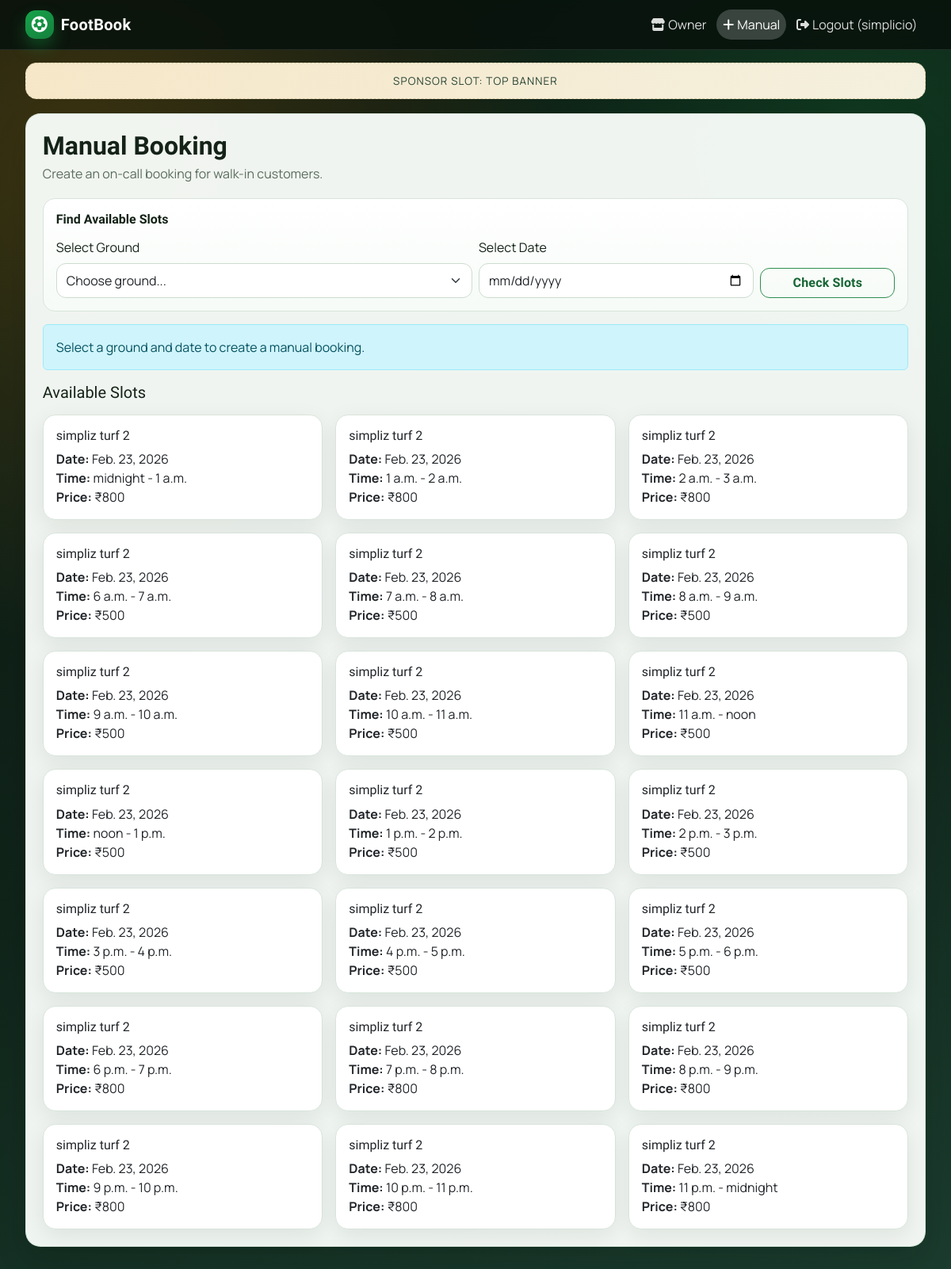
The page /owner/manual/ (signed in) on the database its author committed.
### accounts/models.py (models this page shows, shortened)
class User(AbstractBaseUser, PermissionsMixin):
    ROLE_CHOICES = (
        ('admin', 'Admin'),
        ('owner', 'Ground Owner'),
        ('customer', 'Customer'),
    )
    email = models.EmailField(unique=True)
    phone_number = models.CharField(max_length=15, unique=True)
    name = models.CharField(max_length=100)
    role = models.CharField(max_length=10, choices=ROLE_CHOICES)
    is_active = models.BooleanField(default=True)
    is_staff = models.BooleanField(default=False)
    email_verified = models.BooleanField(default=False)
    date_joined = models.DateTimeField(default=timezone.now)
    USERNAME_FIELD = 'email'
    REQUIRED_FIELDS = ['phone_number', 'name']
    objects = UserManager()

### bookings/models.py (models this page shows, shortened)
class Slot(models.Model):
    ground = models.ForeignKey(Ground, on_delete=models.CASCADE)
    date = models.DateField()
    start_time = models.TimeField()
    end_time = models.TimeField()
    is_booked = models.BooleanField(default=False)
    class Meta:
        unique_together = ('ground', 'date', 'start_time')

### grounds/models.py (models this page shows, shortened)
class Ground(models.Model):
    name = models.CharField(max_length=100)
    location = models.CharField(max_length=200)
    image = models.CharField(max_length=300, blank=True, null=True)
    latitude = models.DecimalField(max_digits=9, decimal_places=6, null=True, blank=True)
    longitude = models.DecimalField(max_digits=9, decimal_places=6, null=True, blank=True)
    owner = models.ForeignKey(
        settings.AUTH_USER_MODEL,
        on_delete=models.CASCADE,
        limit_choices_to={'role': 'owner'}
    )
    day_price = models.PositiveIntegerField()
    night_price = models.PositiveIntegerField()
    opening_time = models.TimeField()
    closing_time = models.TimeField()
    is_active = models.BooleanField(default=True)
    created_at = models.DateTimeField(auto_now_add=True)

### bookings/views.py (the view, shortened to what this page needs)
# urls.py: path('owner/manual/', views.owner_manual_booking, name='owner_manual_booking'),
@login_required
def owner_manual_booking(request):
    owner = request.user
    grounds = Ground.objects.filter(owner=owner)
    selected_ground = None
    selected_date = None
    slots = []
    ground_id = request.GET.get('ground')
    date_str = request.GET.get('date')
    if ground_id:
        try:
            selected_ground = Ground.objects.get(id=ground_id, owner=owner)
        except Ground.DoesNotExist:
            selected_ground = None
    if date_str:
        try:
            selected_date = timezone.datetime.strptime(date_str, '%Y-%m-%d').date()
        except Exception:
            selected_date = None
    if selected_ground and selected_date:
        slots_qs = Slot.objects.filter(ground=selected_ground, date=selected_date, is_booked=False).order_by('start_time')
        for s in slots_qs:
            price = s.ground.day_price if 6 <= s.start_time.hour < 18 else s.ground.night_price
            slots.append({'slot': s, 'price': price})
    else:
        slots_qs = Slot.objects.filter(ground__in=grounds, is_booked=False, date__gte=timezone.localdate()).order_by('date', 'start_time')
        for s in slots_qs:
            price = s.ground.day_price if 6 <= s.start_time.hour < 18 else s.ground.night_price
            slots.append({'slot': s, 'price': price})
    return render(request, 'owner/manual_booking.html', {
        'grounds': grounds,
        'slots': slots,
        'selected_ground': selected_ground,
        'selected_date': selected_date,
    })

### templates/owner/manual_booking.html (shortened to what this page needs)
{% extends 'base/base.html' %}
{% block content %}
<div class="page-shell">
  <div class="page-header">
    <div>
      <h2>Manual Booking</h2>
      <p class="page-subtitle">Create an on-call booking for walk-in customers.</p>
    </div>
  </div>
  <div class="panel-soft mb-3">
    <h6 class="panel-title">Find Available Slots</h6>
    <form method="get">
      <div class="row g-2 align-items-end">
        <div class="col-md-6">
          <label for="ground" class="form-label">Select Ground</label>
          <select name="ground" id="ground" class="form-select">
            <option value="">Choose ground...</option>
          </select>
        </div>
        <div class="col-md-4">
          <label for="date" class="form-label">Select Date</label>
          <input type="date" name="date" id="date" class="form-control" value="{% if selected_date %}{{ selected_date|date:'Y-m-d' }}{% endif %}">
        </div>
        <div class="col-md-2">
          <button class="btn btn-outline-primary w-100">Check Slots</button>
        </div>
      </div>
    </form>
  </div>
  {% if selected_ground and selected_date %}
    <div class="panel-soft mb-4">
      <h6 class="panel-title">Create Booking</h6>
      <form method="post">
        {% csrf_token %}
        <div class="row g-3 align-items-end">
          <div class="col-md-5">
            <label for="slot" class="form-label">Select Slot</label>
            <select name="slot" id="slot" class="form-select" required>
              <option value="">Choose a slot...</option>
              {% for obj in slots %}
                {% with slot=obj.slot %}
                <option value="{{ slot.id }}">{{ slot.start_time }} - {{ slot.end_time }} (₹{{ obj.price }})</option>
                {% endwith %}
              {% endfor %}
            </select>
          </div>
          <div class="col-md-4">
            <label for="name" class="form-label">Customer Name</label>
            <input type="text" name="name" id="name" class="form-control" required>
          </div>
          <div class="col-md-3">
            <label for="phone" class="form-label">Phone Number</label>
            <input type="tel" name="phone" id="phone" class="form-control" required>
          </div>
        </div>
        <button type="submit" class="btn btn-primary mt-3">Create Manual Booking</button>
      </form>
    </div>
  {% else %}
    <div class="alert alert-info">Select a ground and date to create a manual booking.</div>
  {% endif %}
  <div>
    <h5 class="mb-3">Available Slots</h5>
    <div class="row g-3">
      {% for obj in slots %}
        <div class="col-md-6 col-lg-4">
          <div class="card h-100">
            <div class="card-body">
              {% with slot=obj.slot %}
                <h6 class="card-title mb-2">{{ slot.ground.name }}</h6>
                <p class="card-text mb-0">
                  <strong>Date:</strong> {{ slot.date }}<br>
                  <strong>Time:</strong> {{ slot.start_time }} - {{ slot.end_time }}<br>
                  <strong>Price:</strong> ₹{{ obj.price }}
                </p>
              {% endwith %}
            </div>
          </div>
        </div>
      {% empty %}
        <div class="col-12">
          <p class="text-muted mb-0">No slots found for the selected criteria.</p>
        </div>
      {% endfor %}
    </div>
  </div>
</div>
{% endblock %}

### templates/base/base.html (shortened to what this page needs)
<!DOCTYPE html>
<html lang="en">
<head>
  {% load static %}
  <link href="https://cdn.jsdelivr.net/npm/bootstrap@5.3.2/dist/css/bootstrap.min.css" rel="stylesheet">
  <link href="https://cdnjs.cloudflare.com/ajax/libs/font-awesome/6.4.0/css/all.min.css" rel="stylesheet">
  <link rel="stylesheet" href="{% static 'css/style.css' %}">
</head>
<body>
<nav class="navbar navbar-expand-lg site-navbar">
  <div class="container-fluid">
    <a class="navbar-brand d-flex align-items-center" href="/">
      <span class="brand-icon"><i class="fas fa-futbol" aria-hidden="true"></i></span>
      <span class="brand-text">FootBook</span>
    </a>
    <div class="collapse navbar-collapse" id="mainNavbar">
      <ul class="navbar-nav ms-auto mb-2 mb-lg-0">
        {% if user.is_authenticated %}
          {% if user.role == 'admin' %}
            <li class="nav-item"><a class="nav-link" href="{% url 'admin_dashboard' %}"><i class="fas fa-tools me-1"></i>Admin</a></li>
            <li class="nav-item"><a class="nav-link" href="{% url 'create_ground_owner' %}"><i class="fas fa-user-plus me-1"></i>Owners</a></li>
          {% elif user.role == 'owner' %}
            <li class="nav-item"><a class="nav-link" href="{% url 'owner_dashboard' %}"><i class="fas fa-store me-1"></i>Owner</a></li>
            <li class="nav-item"><a class="nav-link" href="{% url 'owner_manual_booking' %}"><i class="fas fa-plus me-1"></i>Manual</a></li>
          {% else %}
            <li class="nav-item"><a class="nav-link" href="{% url 'customer_dashboard' %}"><i class="fas fa-user me-1"></i>Dashboard</a></li>
            <li class="nav-item"><a class="nav-link" href="/my-bookings/"><i class="fas fa-calendar-check me-1"></i>My Bookings</a></li>
          {% endif %}
          <li class="nav-item"><a class="nav-link" href="{% url 'logout' %}"><i class="fas fa-sign-out-alt me-1"></i>Logout ({{ user.name }})</a></li>
        {% else %}
          <li class="nav-item"><a class="nav-link" href="{% url 'login' %}"><i class="fas fa-sign-in-alt me-1"></i>Login</a></li>
          <li class="nav-item"><a class="nav-link" href="{% url 'register' %}"><i class="fas fa-user-plus me-1"></i>Register</a></li>
        {% endif %}
      </ul>
    </div>
  </div>
</nav>
<div class="container mt-3">
  <div class="ad-shell text-center">Sponsor Slot: top banner</div>
</div>
<main class="container app-main">
  {% block content %}{% endblock %}
</main>
</body>
</html>

### static/css/style.css (style rules this page uses)
:root { --bg-main: #0e1a13; --bg-accent: #1f3a2e; --bg-soft: #f2f7f4; --surface: #ffffff; --surface-muted: #f7fbf8; --text-main: #142217; --text-soft: #5b6c5e; --line: #d8e4db; --brand: #16a34a; --brand-dark: #15803d; --highlight: #f59e0b; --danger: #dc2626; --shadow: 0 18px 40px rgba(6, 20, 10, 0.12); }
@media (prefers-reduced-motion: no-preference) { :root { scroll-behavior: smooth; } }
body { min-height: 100vh; margin: 0; font-family: 'Manrope', 'Segoe UI', sans-serif; color: var(--text-main); background: radial-gradient(circle at 8% 12%, rgba(245, 158, 11, 0.2), transparent 34%), radial-gradient(circle at 90% 10%, rgba(22, 163, 74, 0.2), transparent 32%), linear-gradient(160deg, #0d1711 0%, #10241a 56%, #1b3d2f 100%); -webkit-font-smoothing: antialiased; overflow-x: hidden; }
body::before { content: ''; position: fixed; inset: 0; pointer-events: none; z-index: -1; background-image: linear-gradient(rgba(255, 255, 255, 0.04) 1px, transparent 1px), linear-gradient(90deg, rgba(255, 255, 255, 0.04) 1px, transparent 1px); background-size: 40px 40px; opacity: 0.14; }
h1, h2, h3, h4, h5, h6, .navbar-brand, .btn { font-family: 'Sora', 'Manrope', sans-serif; }
.container, .container-fluid { max-width: 1160px; }
.app-main { margin-top: 1.1rem; margin-bottom: 2rem; padding-bottom: 2.5rem; }
.site-navbar { backdrop-filter: blur(8px); background: rgba(8, 18, 12, 0.86); border-bottom: 1px solid rgba(255, 255, 255, 0.1); }
.navbar-brand { font-weight: 800; letter-spacing: 0.3px; }
.brand-icon { width: 2.25rem; height: 2.25rem; border-radius: 0.8rem; display: inline-flex; align-items: center; justify-content: center; color: #fff; background: linear-gradient(145deg, #16a34a, #15803d); box-shadow: 0 10px 20px rgba(22, 163, 74, 0.35); }
.brand-text { margin-left: 0.55rem; color: #fff; }
.site-navbar .nav-link { color: rgba(255, 255, 255, 0.86); border-radius: 999px; padding: 0.45rem 0.95rem; margin: 0 0.15rem; transition: transform 0.2s ease, background-color 0.2s ease; }
.site-navbar .nav-link.active { color: #fff; background: rgba(255, 255, 255, 0.2); }
.ad-shell { padding: 0.75rem 1rem; font-size: 0.84rem; letter-spacing: 0.08em; text-transform: uppercase; color: #274233; background: linear-gradient(120deg, #f6e7c8, #f4f0de); border: 1px dashed #d4c7a5; border-radius: 0.9rem; }
.page-shell { background: rgba(249, 253, 250, 0.96); border-radius: 1.2rem; border: 1px solid rgba(215, 230, 219, 0.95); box-shadow: var(--shadow); padding: 1.3rem; animation: fade-rise 0.45s ease both; }
.panel-soft { background: linear-gradient(180deg, #ffffff, #f6fbf7); border: 1px solid var(--line); border-radius: 0.95rem; padding: 1rem; }
.panel-title { margin-bottom: 0.85rem; font-weight: 700; }
.page-header { display: flex; justify-content: space-between; align-items: center; gap: 1rem; margin-bottom: 1.2rem; }
.page-header h2, .page-header h3, .page-header h4 { margin: 0; font-weight: 700; }
.page-subtitle { margin: 0.25rem 0 0; color: var(--text-soft); }
.card, .modal-content { border: 1px solid var(--line); border-radius: 1rem; box-shadow: 0 8px 28px rgba(10, 30, 17, 0.08); }
.reveal { opacity: 0; transform: translateY(16px); }
.reveal-visible { animation: fade-rise 0.46s ease forwards; }
.btn { border-radius: 0.75rem; font-weight: 600; letter-spacing: 0.01em; }
.btn-outline-primary { color: #166534; border-color: #2f8e4f; }
.form-control, .form-select, .input-group-text { border-radius: 0.75rem; border: 1px solid #cddccf; min-height: 44px; box-shadow: none; }

### rows shown on the page
User: name "simplicio"
Slot: slot.ground.name "simpliz turf 2", slot "Feb. 23, 2026", slot.start_time "midnight", slot.end_time "1 a.m.", price "800"
Slot: slot.ground.name "simpliz turf 2", slot "Feb. 23, 2026", slot.start_time "1 a.m.", slot.end_time "2 a.m.", price "800"
Slot: slot.ground.name "simpliz turf 2", slot "Feb. 23, 2026", slot.start_time "2 a.m.", slot.end_time "3 a.m.", price "800"
Slot: slot.ground.name "simpliz turf 2", slot "Feb. 23, 2026", slot.start_time "6 a.m.", slot.end_time "7 a.m.", price "500"
Slot: slot.ground.name "simpliz turf 2", slot "Feb. 23, 2026", slot.start_time "7 a.m.", slot.end_time "8 a.m.", price "500"
Slot: slot.ground.name "simpliz turf 2", slot "Feb. 23, 2026", slot.start_time "8 a.m.", slot.end_time "9 a.m.", price "500"
Slot: slot.ground.name "simpliz turf 2", slot "Feb. 23, 2026", slot.start_time "9 a.m.", slot.end_time "10 a.m.", price "500"
Slot: slot.ground.name "simpliz turf 2", slot "Feb. 23, 2026", slot.start_time "10 a.m.", slot.end_time "11 a.m.", price "500"
Slot: slot.ground.name "simpliz turf 2", slot "Feb. 23, 2026", slot.start_time "11 a.m.", slot.end_time "noon", price "500"
Slot: slot.ground.name "simpliz turf 2", slot "Feb. 23, 2026", slot.start_time "noon", slot.end_time "1 p.m.", price "500"
Slot: slot.ground.name "simpliz turf 2", slot "Feb. 23, 2026", slot.start_time "1 p.m.", slot.end_time "2 p.m.", price "500"
Slot: slot.ground.name "simpliz turf 2", slot "Feb. 23, 2026", slot.start_time "2 p.m.", slot.end_time "3 p.m.", price "500"
Slot: slot.ground.name "simpliz turf 2", slot "Feb. 23, 2026", slot.start_time "3 p.m.", slot.end_time "4 p.m.", price "500"
Slot: slot.ground.name "simpliz turf 2", slot "Feb. 23, 2026", slot.start_time "4 p.m.", slot.end_time "5 p.m.", price "500"
Slot: slot.ground.name "simpliz turf 2", slot "Feb. 23, 2026", slot.start_time "5 p.m.", slot.end_time "6 p.m.", price "500"
Slot: slot.ground.name "simpliz turf 2", slot "Feb. 23, 2026", slot.start_time "6 p.m.", slot.end_time "7 p.m.", price "800"
Slot: slot.ground.name "simpliz turf 2", slot "Feb. 23, 2026", slot.start_time "7 p.m.", slot.end_time "8 p.m.", price "800"
Slot: slot.ground.name "simpliz turf 2", slot "Feb. 23, 2026", slot.start_time "8 p.m.", slot.end_time "9 p.m.", price "800"
Slot: slot.ground.name "simpliz turf 2", slot "Feb. 23, 2026", slot.start_time "9 p.m.", slot.end_time "10 p.m.", price "800"
Slot: slot.ground.name "simpliz turf 2", slot "Feb. 23, 2026", slot.start_time "10 p.m.", slot.end_time "11 p.m.", price "800"
Slot: slot.ground.name "simpliz turf 2", slot "Feb. 23, 2026", slot.start_time "11 p.m.", slot.end_time "midnight", price "800"
